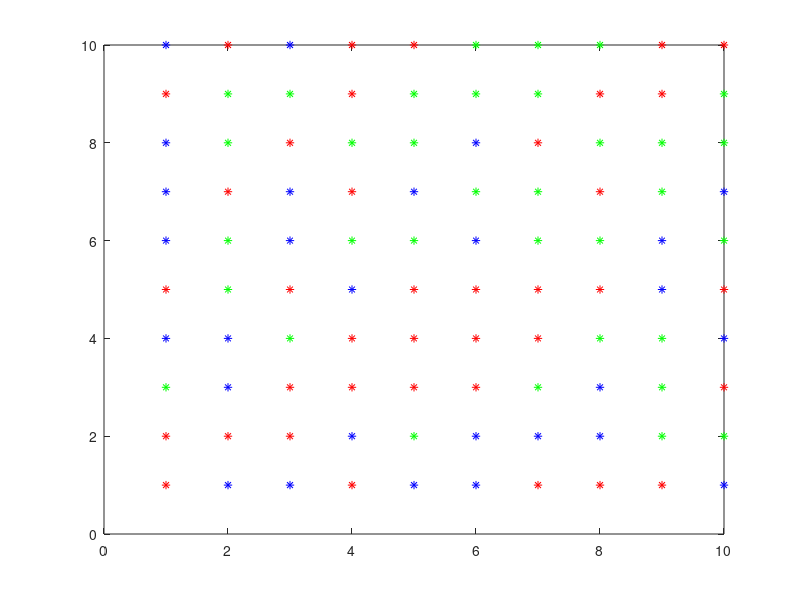

This chart was generated by the following MATLAB code:
x=randi([1,100],10,10);
disp("Matrix with random integers between 1 and 100:");
disp(x);

A=zeros(10);
A(x<=33)=1;
A(x>33 & x<=66) = 2;
A(x>66) = 3;

for i=1:10
    for j=1:10
        if A(i,j)==1
            plot(i,j,'b*');
            hold on;
        elseif A(i,j)==2
            plot(i,j,'g*');
            hold on;
        else 
            plot(i,j,'r*');
            hold on     
        end 
    end   
end 
hold off